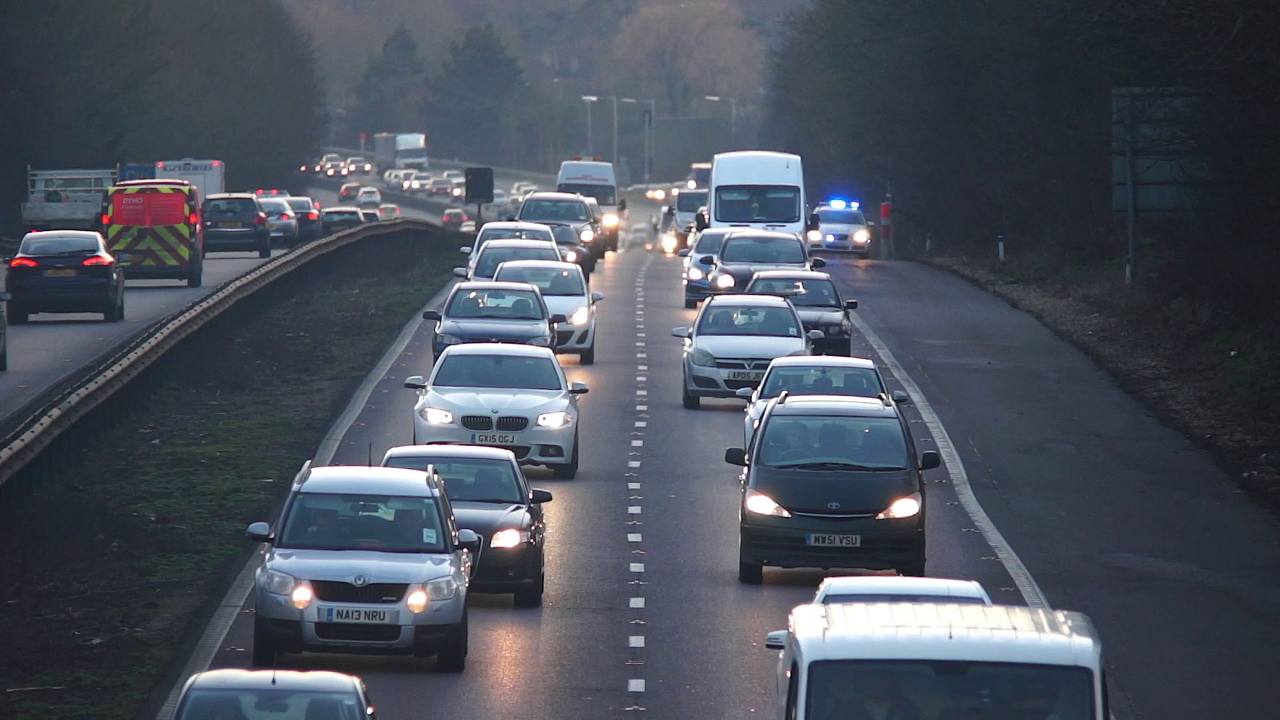
#> input picture Challenge 1/frames_1/4.jpg, 3840 x 2160 px, found by its file name (shown at 1/3 size)
$ python 'image sharpen.py'
#> lines starting #> are read from the running program, lines starting #| are printed output that depends on the picture
import cv2
import numpy as np

image = cv2.imread('4.jpg')
#> image is the input picture: shape (2160, 3840, 3); mean B, G, R 93.3, 81.8, 75.5
gauss_kernel = -1/256 * np.array([[1, 4, 6, 4, 1],
                                  [4, 16, 24, 16, 4],
                                  [6, 24, -476, 24, 6],
                                  [4, 16, 24, 16, 4],
                                  [1, 4, 6, 4, 1]]

)
sharp_kernel = np.array([[0,-1,0],
                         [-1,5,-1],
                         [0,-1,0]])
sharp_kernel = 2/3 * sharp_kernel
gauss = cv2.filter2D(image, -1, gauss_kernel)
sharpened = cv2.filter2D(gauss, -1, sharp_kernel)
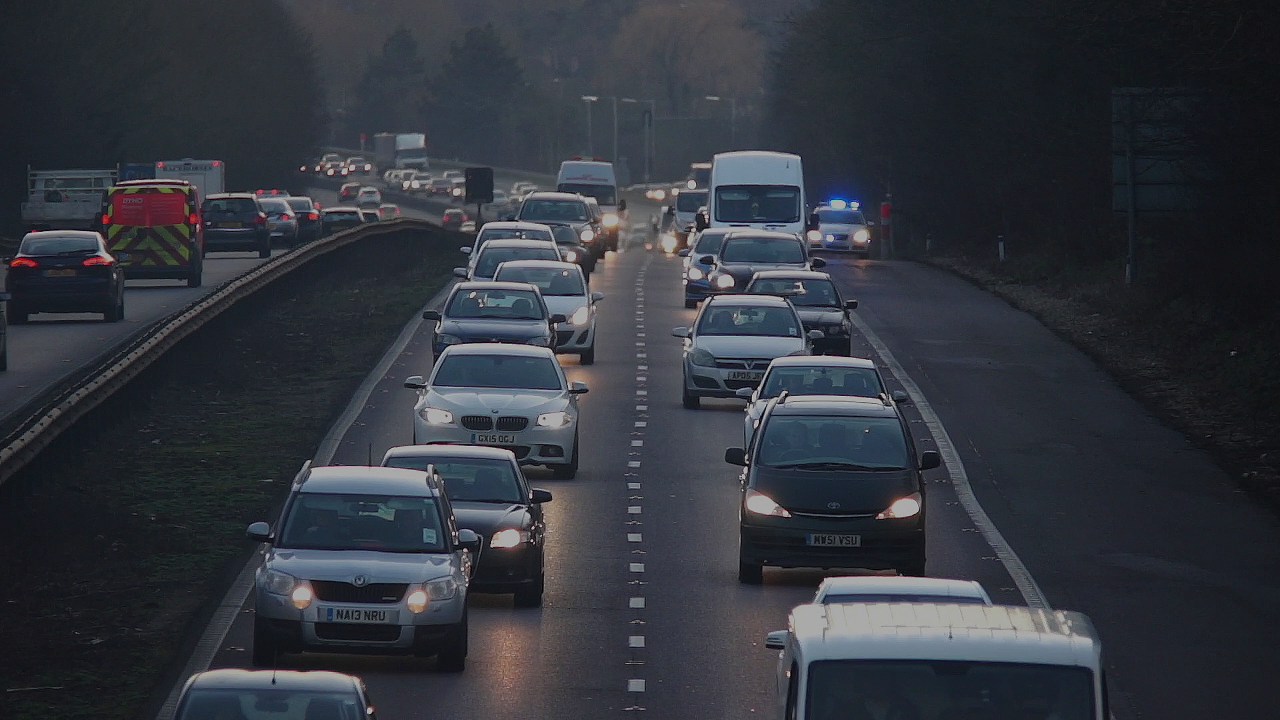
#> sharpened: shape (2160, 3840, 3) (shown at 1/3 size); mean B, G, R 62.3, 54.6, 50.4
cv2.imshow('Image Sharpening', sharpened)
cv2.waitKey(0)
cv2.destroyAllWindows()
